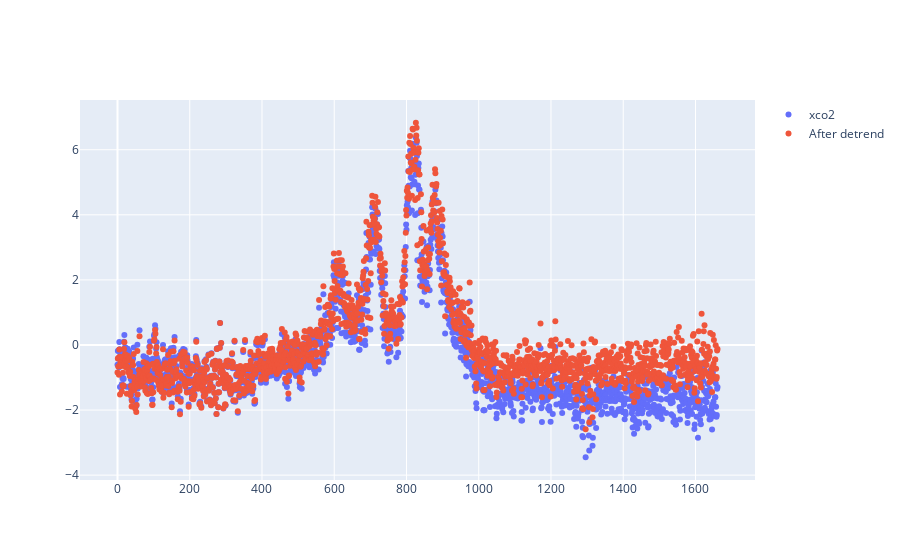

Notebook source saved alongside this figure:
### Code cell
import plotly.graph_objects as go
import numpy as np
from scipy import signal
df_test = df_peak.copy()
df_test.xco2 = df_test.xco2 - gaussian_param['intercept']
randgen = np.random.RandomState(9)
npoints = 1000
noise = randgen.randn(npoints)
y1 = df_test.xco2
y2 = signal.detrend(y1)

fig = go.Figure()

# Add traces
_ = fig.add_trace(go.Scatter( y=y1,mode='markers', name='xco2'))
_ = fig.add_trace(go.Scatter( y=y2, mode='markers', name='After detrend'))
fig.show()

### Figure 1 — Plotly figure (JSON) as saved in the notebook; plotly's stock layout.template omitted (floating-point values rounded to 4 significant figures; data arrays with more than 128 entries replaced by an {"elided": "..."} marker saying what was removed)
{"data": [{"mode": "markers", "name": "xco2", "type": "scatter", "y": {"elided": "1662 float values"}}, {"mode": "markers", "name": "After detrend", "type": "scatter", "y": {"elided": "1662 float values"}}], "layout": {"autosize": true, "xaxis": {"autorange": true, "range": [-102.0, 1763.0]}, "yaxis": {"autorange": true, "range": [-4.203, 7.582], "type": "linear"}}}
